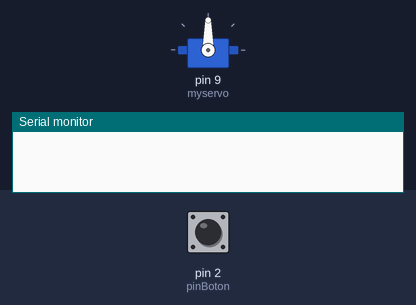
The sketch below on a simulated Arduino Uno, built with avr-gcc and run on an emulated ATmega328P. On the bench: servo, the last lines printed to the serial monitor. The inputs (shaded band) are chosen by the test bench; at power-on: pin 2 (pinBoton) HIGH.

Above: at 1.2 s.
1.3 s: pin 2 (pinBoton) pulled LOW for 0.15 s
At 1.45 s:
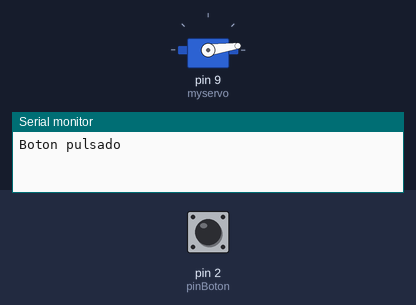
4.3 s: pin 2 (pinBoton) pulled LOW for 1 s
At 4.46 s:
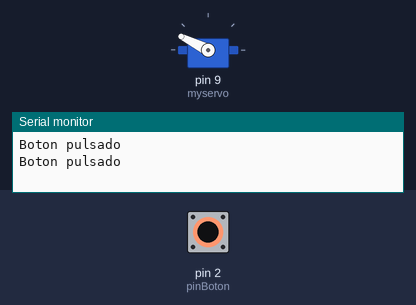
Timing chart, 0 to 13.3 s (numbered marks = the images above; inputs shaded):
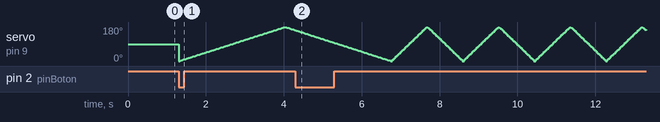

The sketch:

ej4.7.ino
```cpp
#include <Servo.h>

Servo myservo;

const int pinBoton = 2;
volatile int velocidad = 0;
int pos = 0;
const int numEstados = 4; // Hay 4 estados, 3 de velocidad y uno quieto

// Configuracion para antirrebote via Software en combinacion con Pull-Up interno
unsigned long ultimoTiempoPulsado = 0;  // La última vez que el botón fue pulsado
unsigned long tiempoDebounce = 200;     // Tiempo de debounce en milisegundos

void setup()
{
    myservo.attach(9);
    pinMode(pinBoton, INPUT_PULLUP);

    // Utilizar interrupciones para la gestion instantanea del boton
    attachInterrupt(digitalPinToInterrupt(pinBoton), cambiarVelocidad, CHANGE);

    Serial.begin(9600);
}

void loop()
{
    switch (velocidad)
    {
        case 0:

            // Servo para
            break;

        case 1:

            // Velocidad 1
            for (pos = 0; pos <= 180; pos += 1)
            {
                myservo.write(pos);
                delay(15);
            }

            for (pos = 180; pos >= 0; pos -= 1)
            {
                myservo.write(pos);
                delay(15);
            }

            break;

        case 2:

            // Velocidad 2
            for (pos = 0; pos <= 180; pos += 2)
            {
                myservo.write(pos);
                delay(15);
            }

            for (pos = 180; pos >= 0; pos -= 2)
            {
                myservo.write(pos);
                delay(15);
            }

            break;

        case 3:

            // Velocidad 3
            for (pos = 0; pos <= 180; pos += 3)
            {
                myservo.write(pos);
                delay(15);
            }

            for (pos = 180; pos >= 0; pos -= 3)
            {
                myservo.write(pos);
                delay(15);
            }

            break;
    }
}

void cambiarVelocidad()
{
    if ((millis() - ultimoTiempoPulsado) > tiempoDebounce)
    {
        velocidad = (velocidad + 1) % numEstados;
        Serial.println("Boton pulsado");
        ultimoTiempoPulsado = millis();
    }
}
```
